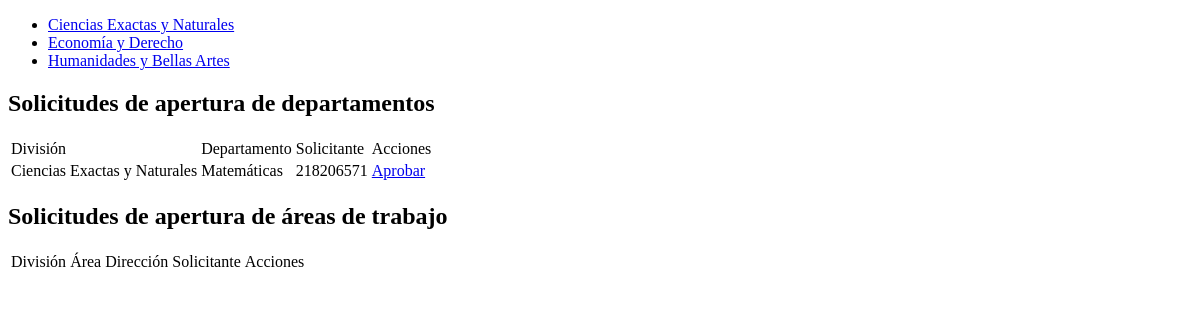
Page /seguimiento/ (signed in) on the earlier database version.
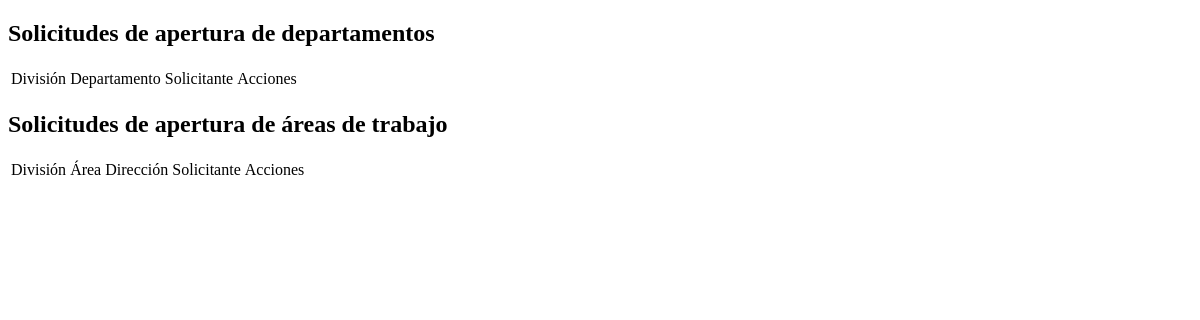
Same page on the later database version.
### Control_Servicios_UNISON/models.py (models this page shows, shortened)
class Division(models.Model):
    nombre = models.CharField(max_length=100)
    def __str__(self):
        return self.nombre

class SolicitudJefatura(models.Model):
    jefe = models.ForeignKey(User, on_delete=models.CASCADE)
    division = models.ForeignKey('Division', on_delete=models.CASCADE)
    nombre_depto = models.CharField(max_length=50)

### Control_Servicios_UNISON/decorators.py (the view)
        def wrapper_func(request, *args, **kwargs):
            grupo = None
            if request.user.groups.exists():
                grupo = request.user.groups.all()[0].name
            if grupo in roles_admitidos:
                return view_func(request, *args, **kwargs)
            else:
                return redirect('inicio')

### Control_Servicios_UNISON/views.py (called while the page is built)
@usuarios_admitidos(roles_admitidos=['Comisión'])
def seguimiento(request):
    context = {'divisiones': Division.objects.all(),
               'solic_jefaturas': SolicitudJefatura.objects.all(),
               'solic_aperturas': SolicitudApertura.objects.all(),
               }
    return render(request, 'seguimiento.html', context)

### templates/seguimiento.html (shortened to what this page needs)
<!DOCTYPE html>
<html lang="en">
<head>
</head>
<body>
    <ul>
        {% for division in divisiones %}
            <li><a href="{% url 'divisiones' division.id %}">{{ division }}</a></li>
        {% endfor %}
    </ul>
    <table>
        <h2>Solicitudes de apertura de departamentos</h2>
        <tr>
            <td>División</td>
            <td>Departamento</td>
            <td>Solicitante</td>
            <td>Acciones</td>
        </tr>
        {% for solic_jefatura in solic_jefaturas %}
            <tr>
                <td>{{ solic_jefatura.division }}</td>
                <td>{{ solic_jefatura.nombre_depto }}</td>
                <td>{{ solic_jefatura.jefe }}</td>
                <td><a href="{% url 'aceptar-jefatura' solic_jefatura.id %}">Aprobar</a></td>
            </tr>
        {% endfor %}
    </table>
    <table>
        <h2>Solicitudes de apertura de áreas de trabajo</h2>
        <tr>
            <td>División</td>
            <td>Área</td>
            <td>Dirección</td>
            <td>Solicitante</td>
            <td>Acciones</td>
        </tr>
    </table>
</body>
</html>

Differences in the rows shown:
removed Division: nombre "Ciencias Exactas y Naturales"
removed Division: nombre "Economía y Derecho"
removed Division: nombre "Humanidades y Bellas Artes"
removed SolicitudJefatura: division "Ciencias Exactas y Naturales", nombre_depto "Matemáticas", jefe "218206571"
